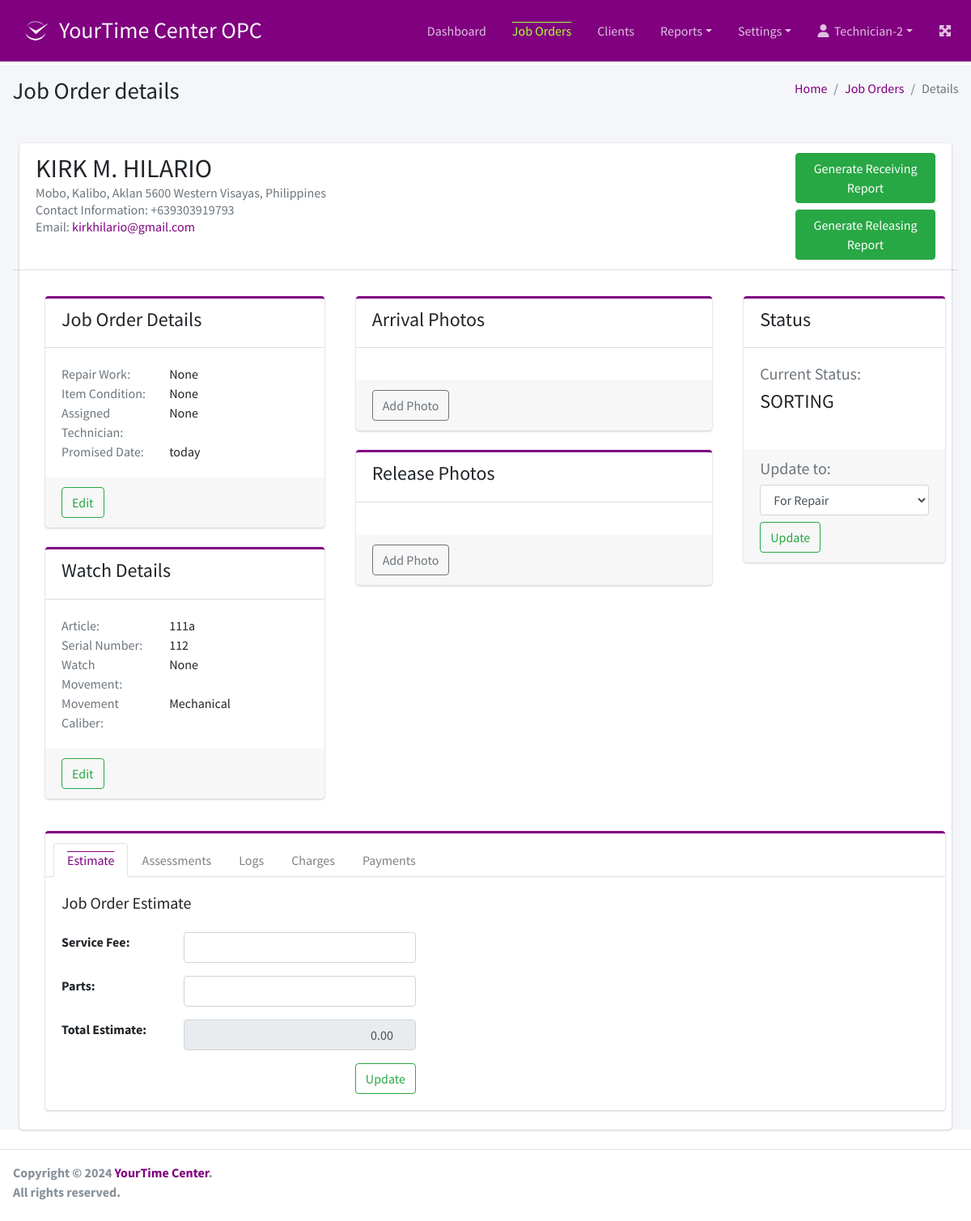
Before: /joborder/1/detail (signed in) with the older database file.
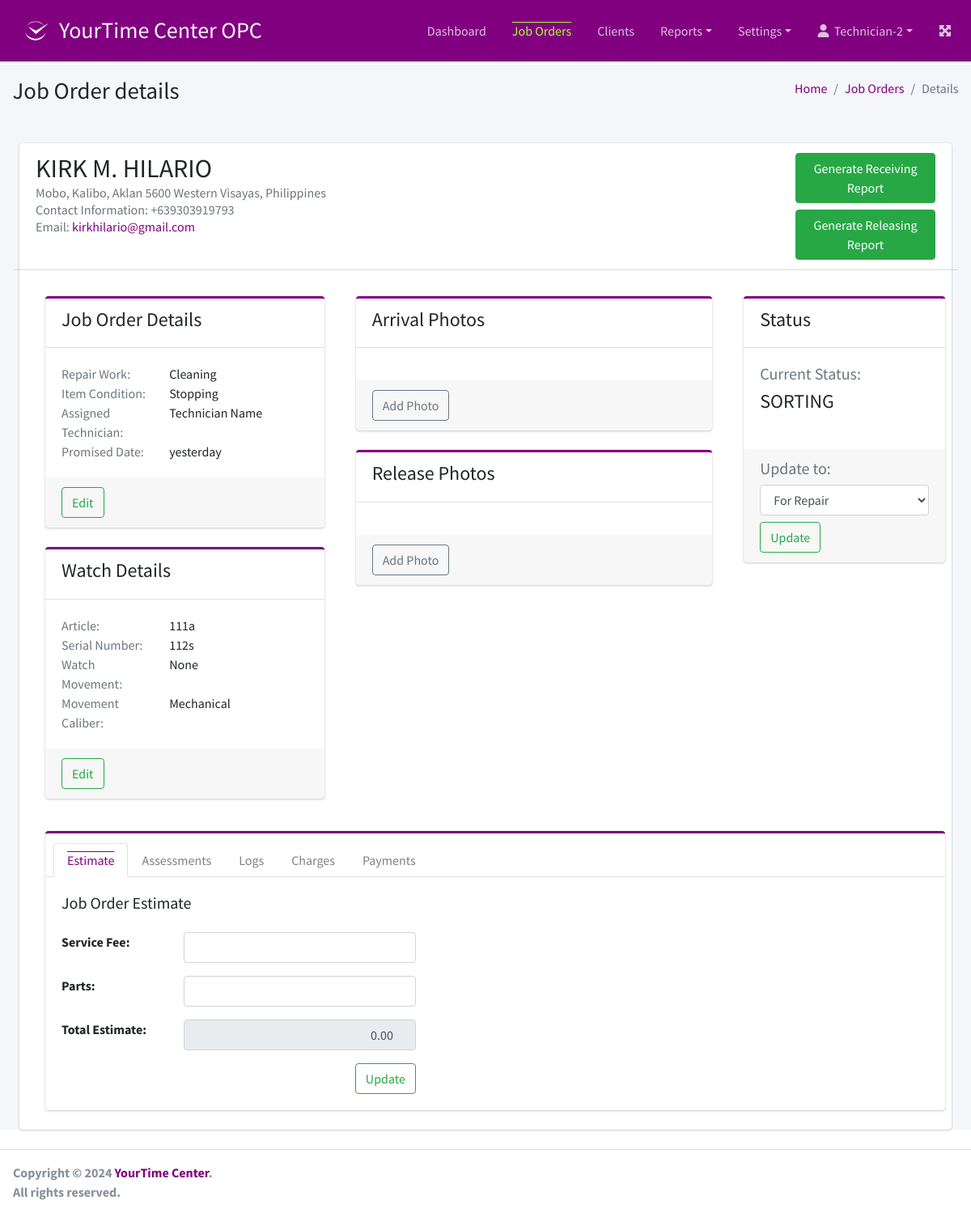
After: the same page with the newer database file.
### joborder/models.py (models this page shows, shortened)
class JobOrder(models.Model):
    client = models.ForeignKey(
        Client,
        verbose_name=_("Client"),
        related_name="client_jo",
        on_delete=models.CASCADE
    )
    watch = models.OneToOneField(
        Watch,
        verbose_name=_("Watch"),
        related_name="watch_jo",
        on_delete=models.CASCADE,
        null=True, blank=True
    )
    repair_work = models.ForeignKey(
        RepairWork,
        verbose_name=_("Repair Work"),
        related_name="repair_work_jo",
        on_delete=models.CASCADE,
        null=True, blank=True
    )
    item_condition = models.ForeignKey(
        ItemCondition,
        verbose_name=_("Item Condition"),
        related_name="item_condition_jo",
        on_delete=models.CASCADE,
        null=True, blank=True
    )
    assigned_technician = models.ForeignKey(
        Employee,
        verbose_name=_("Assigned Technician"),
        related_name="assigned_technician_jo",
        on_delete=models.CASCADE,
        null=True, blank=True
    )
    current_status = models.CharField(
        _("Current Status"),
        max_length=25,
        choices=JO_STATUS,
        default='SORTING'
    )
    total_charges = models.DecimalField(
        _("Total Charges"),
        max_digits=10,
        decimal_places=2,
        default=0,
        null=True, blank=True
    )
    total_paid = models.DecimalField(
        _("Total Paid"),
        max_digits=10,
        decimal_places=2,
        default=0,
        null=True, blank=True
    )
    balance = models.DecimalField(
        _("Balance"),
        max_digits=10,
        decimal_places=2,
        default=0,
        null=True, blank=True
    )
    created_at = models.DateField(auto_now_add=True)
    promise_date = models.DateField(
        _("Promise Date"),
        null=True, blank=True,
        default=timezone.now
    )

class Watch(models.Model):
    article = models.CharField(
        _("Article"),
        max_length=100,
        null=False, blank=False
    )
    serial_number = models.CharField(
        _("Serial Number"),
        max_length=100,
        null=False, blank=False
    )
    case_number = models.CharField(
        _("Case Number"),
        max_length=100,
        null=True, blank=True
    )
    dial = models.CharField(
        _("Dial"),
        max_length=100,
        null=True, blank=True
    )
    bracelet = models.CharField(
        _("Bracelet"),
        max_length=100,
        null=False, blank=False
    )
    components = models.CharField(
        _("Components"),
        max_length=100,
        null=False, blank=False
    )
    watch_movement = models.CharField(
        _("Watch Movement"),
        max_length=100,
        null=True, blank=True
    )
    movement_caliber = models.ForeignKey(
        WatchCaliber,
        verbose_name=_("Movement Caliber"),
        related_name="movement_caliber",
        on_delete=models.CASCADE,
        null=True, blank=True
    )
    movement_number = models.CharField(
        _("Movement Number"),
        max_length=100,
        null=True, blank=True
    )
    aesthetic_defects = models.CharField(
        _("Aesthetic Defects"),
        max_length=254,
        null=True, blank=True
    )
    owner = models.ForeignKey(
        Client,
        verbose_name=_("Owner"),
        related_name="watch_owner",
        on_delete=models.CASCADE
    )
    for_him = models.BooleanField(
        _("For Him?"),
        default=True
    )
    for_her = models.BooleanField(
        _("For Her?"),
        default=True
    )
    objects = models.Manager()
    articles = Articles()
    dials = Dials()
    watch_movements = WatchMovements()
    movement_calibers = MovementCalibers()

### client/models.py (models this page shows, shortened)
class Client(models.Model):
    name = models.CharField(
        _("Name"),
        max_length=254,
        null=False, blank=False
    )
    address = models.TextField()
    mob_num = models.CharField(
        _("Mobile Number"),
        max_length=100,
        null=False, blank=False)
    tel_num = models.CharField(
        _("Telephone Number"),
        max_length=100,
        null=True, blank=True)
    email = models.EmailField(
        _("Email Address"),
        max_length=254,
        null=True, blank=True)
    created_at = models.DateTimeField(auto_now_add=True)
    updated_at = models.DateTimeField(auto_now=True)
    is_active = models.BooleanField(default=True)
    def get_contact_info(self):
        contact = 'Contact Information: '
        if self.mob_num and self.tel_num:
            contact += f'{self.mob_num} | {self.tel_num}'
        elif self.mob_num:
            contact += f'{self.mob_num}'
        elif self.tel_num:
            contact += f'{self.tel_num}'
        return contact

### customization/models.py (models this page shows)
class WatchCaliber(models.Model):
    description = models.CharField(
        _("Description"),
        max_length=100,
        null=False, blank=False
    )
    service_charge = models.DecimalField(
        _("Service Charge"),
        max_digits=10,
        decimal_places=2,
        default=0
    )
    created_at = models.DateTimeField(auto_now_add=True)
    updated_at = models.DateTimeField(auto_now=True)
    status = models.CharField(
        _("Status"),
        max_length=10,
        choices=customization_status,
        default='Active'
    )
    def __str__(self):
        return self.description

class RepairWork(models.Model):
    description = models.CharField(
        _("Description"),
        max_length=254,
        null=False, blank=False
    )
    status = models.CharField(
        _("Status"),
        max_length=10,
        choices=customization_status,
        default='Active'
    )
    created_at = models.DateTimeField(auto_now_add=True)
    updated_at = models.DateTimeField(auto_now=True)
    def __str__(self):
        return self.description.title()
        ordering = ['description']

class ItemCondition(models.Model):
    description = models.CharField(
        _("Description"),
        max_length=254,
        null=False, blank=False
    )
    status = models.CharField(
        _("Status"),
        max_length=10,
        choices=customization_status,
        default='Active'
    )
    created_at = models.DateTimeField(auto_now_add=True)
    updated_at = models.DateTimeField(auto_now=True)
    def __str__(self):
        return self.description.title()
    class Meta:
        ordering = ['description']

### access/models.py (models this page shows)
class Employee(models.Model):
    user = models.OneToOneField(User, on_delete=models.CASCADE)
    first_name = models.CharField(max_length=100)
    last_name = models.CharField(max_length=100)
    user_type = models.IntegerField(choices=userTypes)
    created_at = models.DateTimeField(auto_now_add=True)
    updated_at = models.DateTimeField(auto_now=True)
    def __str__(self):
        return f'{self.first_name} {self.last_name}'

### joborder/views.py (the view)
# urls.py: path('<int:pk>/detail', views.JobOrderDetailView.as_view(), name='jo_details'),
@method_decorator(login_required, name='dispatch')
class JobOrderDetailView(DetailView):
    model = JobOrder
    template_name = "joborder/jo_detail.html"
    context_object_name = 'joborder'

### templates/joborder/jo_detail.html (shortened to what the changed rows need)
{% extends '../base.html' %}
{% load static %}
{% load humanize %}
{% load form_tags %}
{% block page_title %}Job Order details{% endblock page_title %}
{% block main_content %}
    <div class="card m-4">
        <div class="card-header row">
            <div class="col-lg-10">
                <h2>{{ joborder.client.name }}</h2>
                <h6 class="card-subtitle mb-2 text-muted">{{ joborder.client.address }}</h6>
                <h6 class="card-subtitle mb-2 text-muted">{{ joborder.client.get_contact_info }}</h6>
                <h6 class="card-subtitle mb-2 text-muted">Email: <a href="mailto:{{ joborder.client.email }}">{{ joborder.client.email }}</a></h6>
            </div>
        </div>
        <div class="card-body p-2">
            <div class="row">
                <div class="col-lg-4">
                    <div class="card card-outline card-primary-color mt-4 ml-4">
                        <div class="card-body">
                            <div class="row">
                                <div class="col-lg-7">
                                    <p class="card-text">{{ joborder.repair_work }}</p>
                                </div>
                            </div>
                            <div class="row">
                                <div class="col-lg-7">
                                    <p class="card-text">{{ joborder.item_condition }}</p>
                                </div>
                            </div>
                            <div class="row">
                                <div class="col-lg-7">
                                    <p class="card-text">{{ joborder.assigned_technician }}</p>
                                </div>
                            </div>
                            <div class="row">
                                <div class="col-lg-7">
                                    <p class="card-text">{{ joborder.promise_date|naturalday }}</p>
                                </div>
                            </div>
                        </div>
                    </div>
                    <div class="card card-outline card-primary-color mt-4 ml-4">
                        <div class="card-body">
                            {% if joborder.watch %}
                            <div class="row">
                                <div class="col-lg-5">
                                    <p class="card-text text-muted">Article:</p>
                                </div>
                                <div class="col-lg-7">
                                    <p class="card-text">{{ joborder.watch.article }}</p>
                                </div>
                            </div>
                            <div class="row">
                                <div class="col-lg-5">
                                    <p class="card-text text-muted">Serial Number:</p>
                                </div>
                                <div class="col-lg-7">
                                    <p class="card-text">{{ joborder.watch.serial_number }}</p>
                                </div>
                            </div>
                            <div class="row">
                                <div class="col-lg-5">
                                    <p class="card-text text-muted">Watch Movement:</p>
                                </div>
                                <div class="col-lg-7">
                                    <p class="card-text">{{ joborder.watch.watch_movement }}</p>
                                </div>
                            </div>
                            <div class="row">
                                <div class="col-lg-5">
                                    <p class="card-text text-muted">Movement Caliber:</p>
                                </div>
                                <div class="col-lg-7">
                                    <p class="card-text">{{ joborder.watch.movement_caliber }}</p>
                                </div>
                            </div>
                            {% else %}
                            <i>Please add watch details.</i>
                            {% endif %}
                        </div>
                    </div>
                </div>
                <div class="col-lg-3">
                    <div class="card card-outline card-primary-color mt-4 ml-4">
                        <div class="card-body">
                            <div class="mb-4">
                                <h5 class="text-muted">Current Status:</h5>
                                <h4>{{ joborder.current_status }}</h3>
                            </div>
                        </div>
                    </div>
                </div>
            </div>
        </div>
    </div>
{% endblock main_content %}

Changed rows visible on the page:
changed JobOrder "SORTING": repair_work "None" → "Cleaning"; item_condition "None" → "Stopping"; assigned_technician "None" → "Technician Name"; promise_date "today" → "yesterday"; watch.serial_number "112" → "112s"
